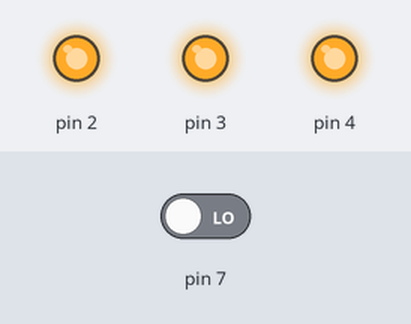
The sketch below on a simulated Arduino Uno, built with avr-gcc and run on an emulated ATmega328P. On the bench: output pins drawn as LEDs (lit = HIGH). Inputs (shaded band) come from the test bench; at power-on: pin 7 LOW. What the sketch prints to the serial monitor is not drawn.

Above: at 0.1 s.
Timing chart, 0 to 1.6 s (numbered marks = the images above):
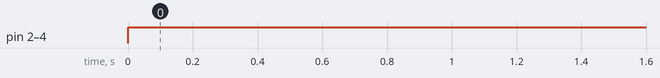

Measured:
- by itself, pin 2–4: LOW → HIGH at 0.00 s

The sketch:

ContadorCompuesto.ino
```cpp
int contador = 0;
int pastValue = LOW;

void setup() {
  Serial.begin(9600);
  pinMode(2,OUTPUT);
  pinMode(3,OUTPUT);
  pinMode(4,OUTPUT);
  pinMode(7,INPUT);
}

void loop() {

  int value = digitalRead(7);
  if(pastValue == LOW && value == HIGH){
    contador++;
  }

  digitalWrite(2,HIGH);
  digitalWrite(3,HIGH);
  digitalWrite(4,HIGH);
  Serial.println(contador);
  delay(100);

  pastValue = value;
}
```
